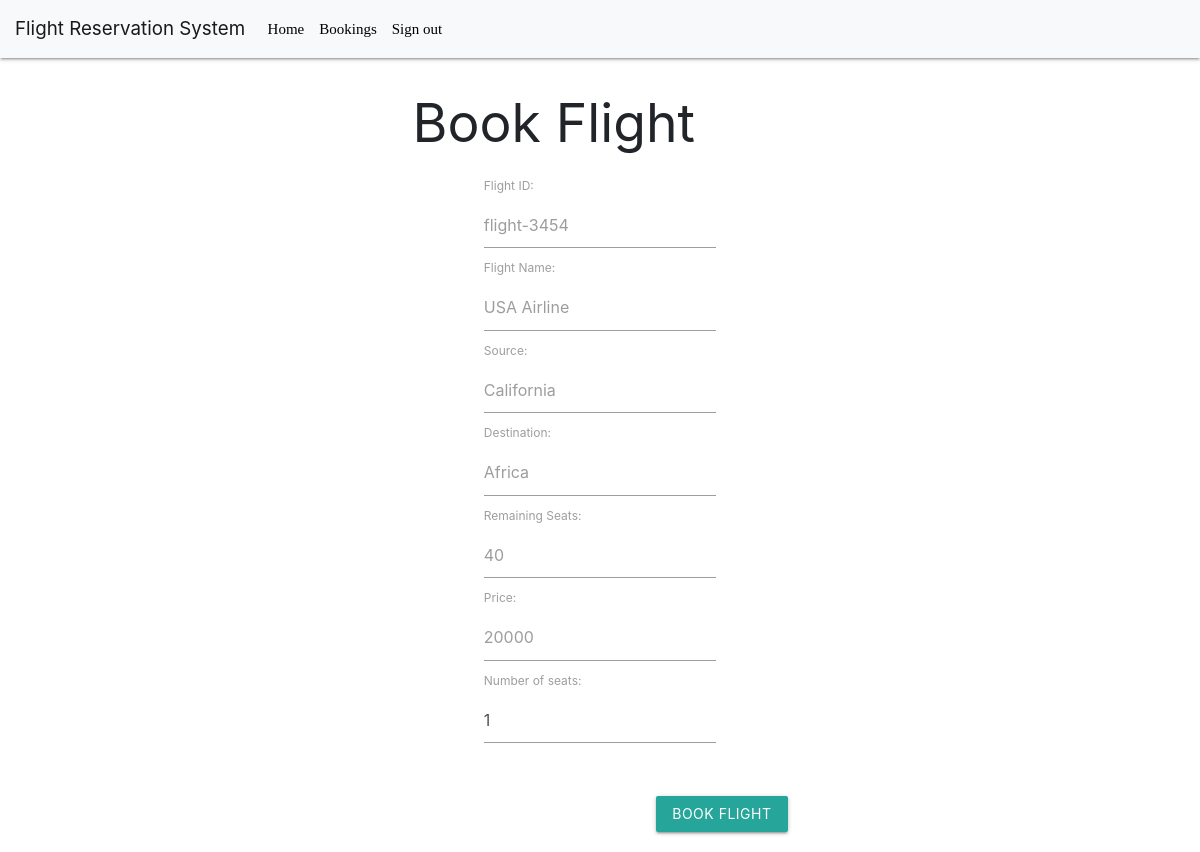
The app's page /book/book_seat/flight-3454 (signed in) with its own data.
### bookings/models.py (models this page shows, shortened)
class Flight(models.Model):
    def generate_pk():
        number = random.randint(1000, 9999)
        return 'flight-{}'.format(number)
    id = models.CharField(default=generate_pk, primary_key=True, max_length=255, unique=True)
    flight_name = models.CharField(max_length=30)
    source = models.CharField(max_length=30)
    destination = models.CharField(max_length=30)
    no_of_seats = models.PositiveBigIntegerField()
    remaining_seats = models.PositiveBigIntegerField()
    price = models.PositiveBigIntegerField()
    date = models.DateField()
    time = models.TimeField()

### bookings/views.py (the view)
# urls.py: path('book_seat/<str:pk>', views.book_seat, name="book_seats"),
@login_required(login_url='signin')
def book_seat(request, pk):
    flight = Flight.objects.get(id=pk)
    return render(request, "bookings/book_seat.html", {'flight': flight})

### templates/bookings/book_seat.html (shortened to what this page needs)
{% extends 'bookings/base.html' %}
{% block content %}
<div class="container">
    <div class="row">
        <div class="col-sm-6 mx-auto">
            <form action="{% url 'booking_details' %}" method="POST">
                <h2>Book Flight</h2>
                <div class="container">
                    <label for="flight_id">Flight ID:</label>
                    <input readonly name='flight_id' class="form-control"
                        style="color: #9d9d9d;" type="text"
                        value="{{flight.id}}">
                    <label for="flight_name">Flight Name:</label>
                    <input readonly name='flight_name' class="form-control"
                        style="color: #9d9d9d;" type="text"
                        value="{{flight.flight_name}}">
                    <label for="flight_source">Source:</label>
                    <input readonly name='flight_name' class="form-control"
                        style="color: #9d9d9d;" type="text"
                        value="{{flight.source}}">
                    <label for="flight_destination">Destination:</label>
                    <input readonly name='flight_name' class="form-control"
                        style="color: #9d9d9d;" type="text"
                        value="{{flight.destination}}">
                    <label for="flight_rem_seats">Remaining Seats:</label>
                    <input readonly name='flight_name' class="form-control"
                        style="color: #9d9d9d;" type="text"
                        value="{{flight.remaining_seats}}">
                    <label for="flight_name">Price:</label>
                    <input readonly name='flight_name' class="form-control"
                        style="color: #9d9d9d;" type="text"
                        value="{{flight.price}}">
                    <label for="no_seats">Number of seats:</label>
                    <input name='no_seats' class="form-control" type="number"
                        min="1" value="1">
                </div>
                <br>
                <br>
                <button type="submit" class="btn btn-success float-right"
                    name="book" value="Book Flight">Book Flight</button>
            </form>
        </div>
    </div>
</div>
{% endblock %}

### records on screen
Flight: flight_id "flight-3454", flight_name "USA Airline", flight_name "California", flight_name "Africa", flight_name "40", flight_name "20000"
